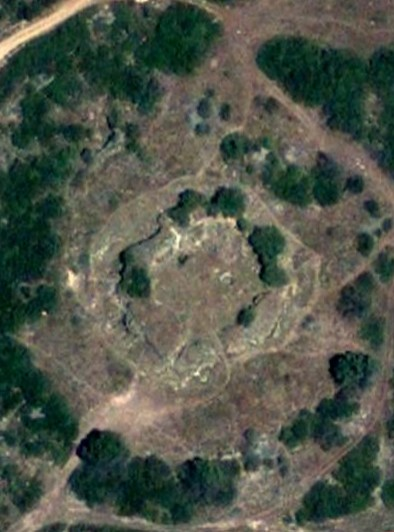
#> input picture VNSP2009.jpg, 394 x 532 px, given as the content of the folder d:/aguadoce/ImagensVNSP, which was not available
$ jupyter execute --allow-errors imagensvnsp.ipynb
#> lines starting #> are read from the running program, lines starting #| are printed output that depends on the picture; after the words box and inside, x2 and y2 are one past the last pixel; in counts of white or black regions, pixels touching at a corner belong together; pictures that were not available may be replaced by others from this repository, and a replacement may not be noted
[cell 1]
# Simple blue-percentage calculator for images in a folder
import os, glob, sys, subprocess

# ensure libs
try:
    import cv2, numpy as np, pandas as pd
except Exception:
    subprocess.check_call([sys.executable, "-m", "pip", "install", "opencv-python-headless numpy pandas"])
    import cv2, numpy as np, pandas as pd

folder = r"d:\aguadoce\ImagensVNSP"
patterns = ("*.jpg", "*.jpeg", "*.png", "*.tif", "*.tiff")
files = []
for p in patterns:
    files += glob.glob(os.path.join(folder, p))
files = sorted(files)

# HSV range for blue (tweak H,S,V as needed)
lower_blue = np.array([80,30,20], dtype=np.uint8)
upper_blue = np.array([170,255,255], dtype=np.uint8)

results = []
for fp in files:
    img = cv2.imread(fp)
#> img is the input picture: shape (532, 394, 3); mean B, G, R 74.2, 86.3, 80.4
    if img is None:
        continue
    h, w = img.shape[:2]
#> h = 532; w = 394
    hsv = cv2.cvtColor(img, cv2.COLOR_BGR2HSV)
#> hsv: shape (532, 394, 3); mean H, S, V 45.9, 80.9, 91.1
    mask = cv2.inRange(hsv, lower_blue, upper_blue)
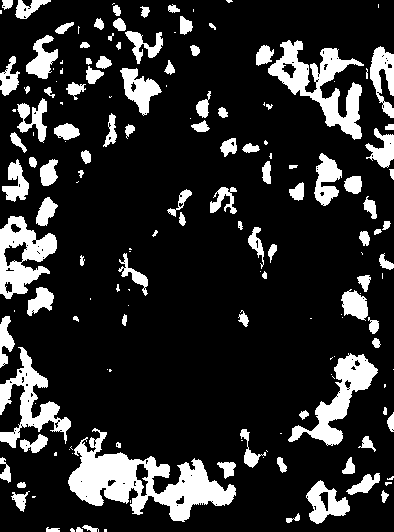
#> mask: shape (532, 394); 17.2% white; 163 white regions (62 under 20 px), largest, box (x1, y1, x2, y2) and area: (68, 428, 236, 522) 6234, (268, 40, 364, 140) 3411, (288, 353, 378, 446) 2494
    # cleanup small noise
    kernel = cv2.getStructuringElement(cv2.MORPH_ELLIPSE, (5,5))
    mask = cv2.morphologyEx(mask, cv2.MORPH_OPEN, kernel, iterations=1)
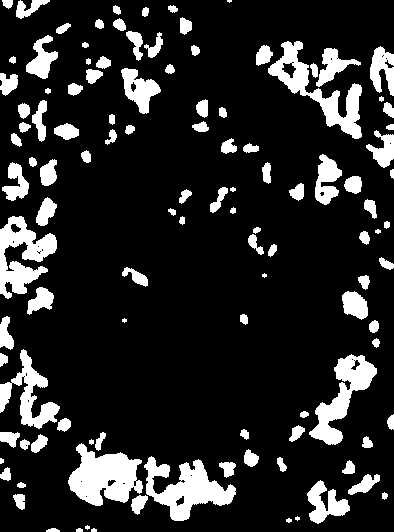
#> mask: shape (532, 394); 15.5% white; 115 white regions (5 under 20 px), largest, box (x1, y1, x2, y2) and area: (68, 443, 143, 506) 2893, (144, 456, 236, 521) 2759, (268, 41, 362, 139) 2511
    mask = cv2.morphologyEx(mask, cv2.MORPH_CLOSE, kernel, iterations=1)
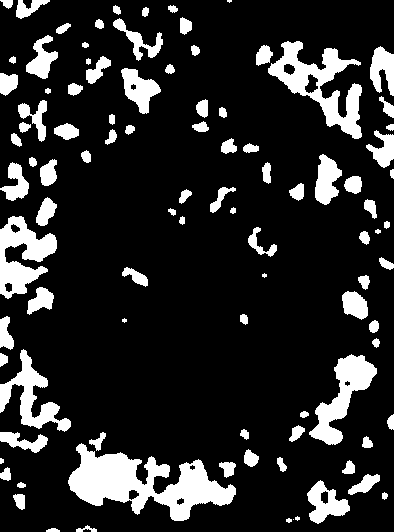
#> mask: shape (532, 394); 16% white; 98 white regions (5 under 20 px), largest, box (x1, y1, x2, y2) and area: (68, 443, 236, 521) 6090, (268, 41, 362, 139) 3379, (0, 216, 57, 299) 2481
    blue_pixels = int((mask > 0).sum())
#> blue_pixels = 33627
    total_pixels = w * h
#> total_pixels = 209608
    pct_blue = 100.0 * blue_pixels / total_pixels if total_pixels else 0.0
#> pct_blue = 16.04
#> `df = pd.DataFrame(results)`: df = table of 1 rows and 4 columns
    results.append({"file": os.path.basename(fp), "percent_blue": pct_blue, "blue_pixels": blue_pixels, "total_pixels": total_pixels})

# save and print summary
#> (the rest of this cell did not finish here and is left out)

[cell 2]
import math
import matplotlib.pyplot as plt

# ensure matplotlib installed in notebook (optional)
try:
    import matplotlib.pyplot as plt
except Exception:
    import subprocess, sys
    subprocess.check_call([sys.executable, "-m", "pip", "install", "matplotlib"])
    import matplotlib.pyplot as plt

# Parameters: how many thumbnails to show (0 = show all)
n_show = 12

# reuse same folder / patterns or use results/files from above if present
# if 'files' is already defined in the notebook it will be used, otherwise rebuild it.
try:
    files
except NameError:
    files = []
    for p in ("*.jpg","*.jpeg","*.png","*.tif","*.tiff"):
        files += glob.glob(os.path.join(folder, p))
    files = sorted(files)

# HSV blue range used previously (tweak if needed)
lower_blue = np.array([100, 80, 50], dtype=np.uint8)
upper_blue = np.array([140, 255, 255], dtype=np.uint8)
kernel = cv2.getStructuringElement(cv2.MORPH_ELLIPSE, (5,5))

to_display = files if (n_show == 0) else files[:min(n_show, len(files))]
if len(to_display) == 0:
    print("No images to display.")
else:
    cols = 3
    rows = math.ceil(len(to_display) / cols)
    plt.figure(figsize=(5*cols, 4*rows))
    for i, fp in enumerate(to_display):
        img = cv2.imread(fp)
        if img is None:
            continue
        h, w = img.shape[:2]
        hsv = cv2.cvtColor(img, cv2.COLOR_BGR2HSV)
        mask = cv2.inRange(hsv, lower_blue, upper_blue)
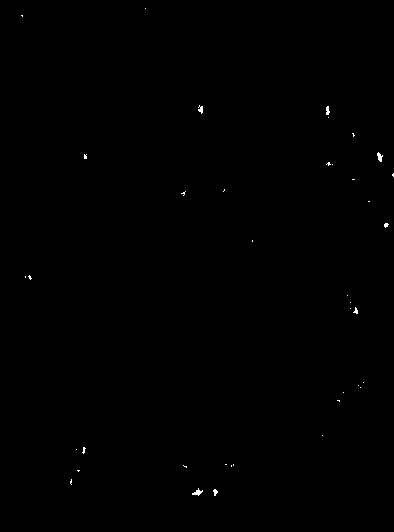
#> mask: shape (532, 394); 0.15% white in thin lines or dots, all inside (x1, y1, x2, y2) = (21, 8, 394, 496)
        mask = cv2.morphologyEx(mask, cv2.MORPH_OPEN, kernel, iterations=1)
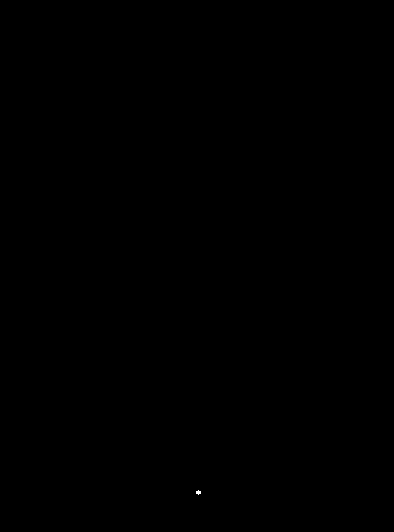
#> mask: shape (532, 394); 0.01% white; 1 white region (1 under 20 px)
        mask = cv2.morphologyEx(mask, cv2.MORPH_CLOSE, kernel, iterations=1)

        blue_pixels = int((mask > 0).sum())
#> blue_pixels = 17
        total_pixels = w * h
        pct_blue = 100.0 * blue_pixels / total_pixels if total_pixels else 0.0
#> pct_blue = 0.00811

        # create overlay (RGB) - color masked pixels in bright blue
        img_rgb = cv2.cvtColor(img, cv2.COLOR_BGR2RGB)
        overlay = img_rgb.copy()
        blue_color = np.array([0, 120, 255], dtype=np.uint8)  # BGR-like blue in RGB
        overlay[mask > 0] = (0.5 * overlay[mask > 0] + 0.5 * blue_color).astype(np.uint8)
#> overlay: shape (532, 394, 3); mean R, G, B 80.4, 86.3, 74.3

        ax = plt.subplot(rows, cols, i+1)
        ax.imshow(overlay)
        ax.set_title(f"{os.path.basename(fp)}\n{pct_blue:.2f}% blue")
        ax.axis("off")
    plt.tight_layout()
    plt.show()
